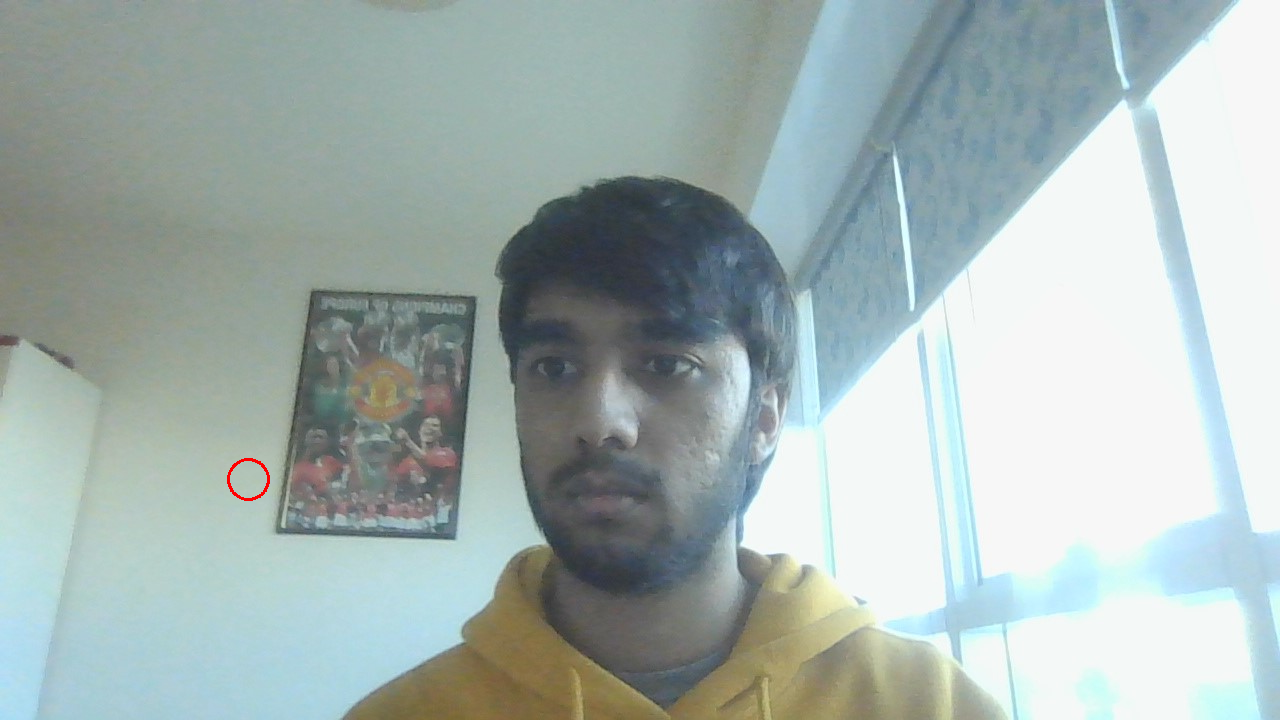
#> input picture test_lol.png, 1280 x 720 px
$ python -i features.py   (imports and definitions only)
#> lines starting #> are read from the running program, lines starting #| are printed output that depends on the picture; after the words box and inside, x2 and y2 are one past the last pixel; in counts of white or black regions, pixels touching at a corner belong together
#> further down, picture is the input picture: shape (720, 1280, 3); mean B, G, R 177.2, 179.4, 165.1
### Scripts/lib.py
import time
import numpy as np


def current_time():
    return int(round(time.time() * 1000))

def crop_image(img, crop):
    return img[crop[1]:crop[1]+crop[3],crop[0]:crop[0]+crop[2],:]


def lerp(a, b, percentage):
    return a + (b-a)*percentage

def length(a, b):
    return ((b[0] - b[1])**2  + (a[0] - a[1])**2) ** (1/2.)

# [25 lines left out: function smooth_outputs, not called in this run]

### Scripts/features.py
import numpy as np
import cv2
from lib import current_time

face_cascade  = cv2.CascadeClassifier(cv2.data.haarcascades + 'haarcascade_frontalface_default.xml')
eye_cascade   = cv2.CascadeClassifier(cv2.data.haarcascades + 'haarcascade_eye.xml')


def faceGridFromFaceRect(frameW, frameH, gridW, gridH, labelFaceX, labelFaceY, labelFaceW, labelFaceH, parameterized):

    scaleX = gridW / frameW
    scaleY = gridH / frameH

    if parameterized:
      labelFaceGrid = np.zeros(4)

    else:
      labelFaceGrid = np.zeros(gridW * gridH)

    grid = np.zeros((gridH, gridW))

    # Use one-based image coordinates.
    xLo = round(labelFaceX * scaleX)
    yLo = round(labelFaceY * scaleY)
    w   = round(labelFaceW * scaleX)
    h   = round(labelFaceH * scaleY)

    if parameterized:
        labelFaceGrid = [xLo, yLo, w, h]

    else:
        xHi = xLo + w
        yHi = yLo + h

        # Clamp the values in the range.
        xLo = int(min(gridW, max(0, xLo)))
        xHi = int(min(gridW, max(0, xHi)))
        yLo = int(min(gridH, max(0, yLo)))
        yHi = int(min(gridH, max(0, yHi)))

        faceLocation           = np.ones((yHi - yLo, xHi - xLo))
        grid[yLo:yHi, xLo:xHi] = faceLocation

        # Flatten the grid.
        grid = np.transpose(grid)
        labelFaceGrid = grid.flatten()

    return labelFaceGrid

def detect_eyes(face, img, gray):

    [x,y,w,h]           = face
    roi_gray            = gray[y:y+h, x:x+w]
    eyes                = eye_cascade.detectMultiScale(roi_gray)
    eyes_sorted_by_size = sorted(eyes, key=lambda x: -x[2])
    largest_eyes        = eyes_sorted_by_size[:2]

    # sort by x position
    largest_eyes.sort(key=lambda x: x[0])

    # offset by face start
    return list(map(lambda eye: [face[0] + eye[0], face[1] + eye[1], eye[2], eye[3]], largest_eyes))

def get_face_grid(face, frameW, frameH, gridSize):
    faceX,faceY,faceW,faceH = face

    return faceGridFromFaceRect(frameW, frameH, gridSize, gridSize, faceX, faceY, faceW, faceH, False)

def extract_image_features(img):

    start_ms                      = current_time()
    gray                          = cv2.cvtColor(img, cv2.COLOR_BGR2GRAY)
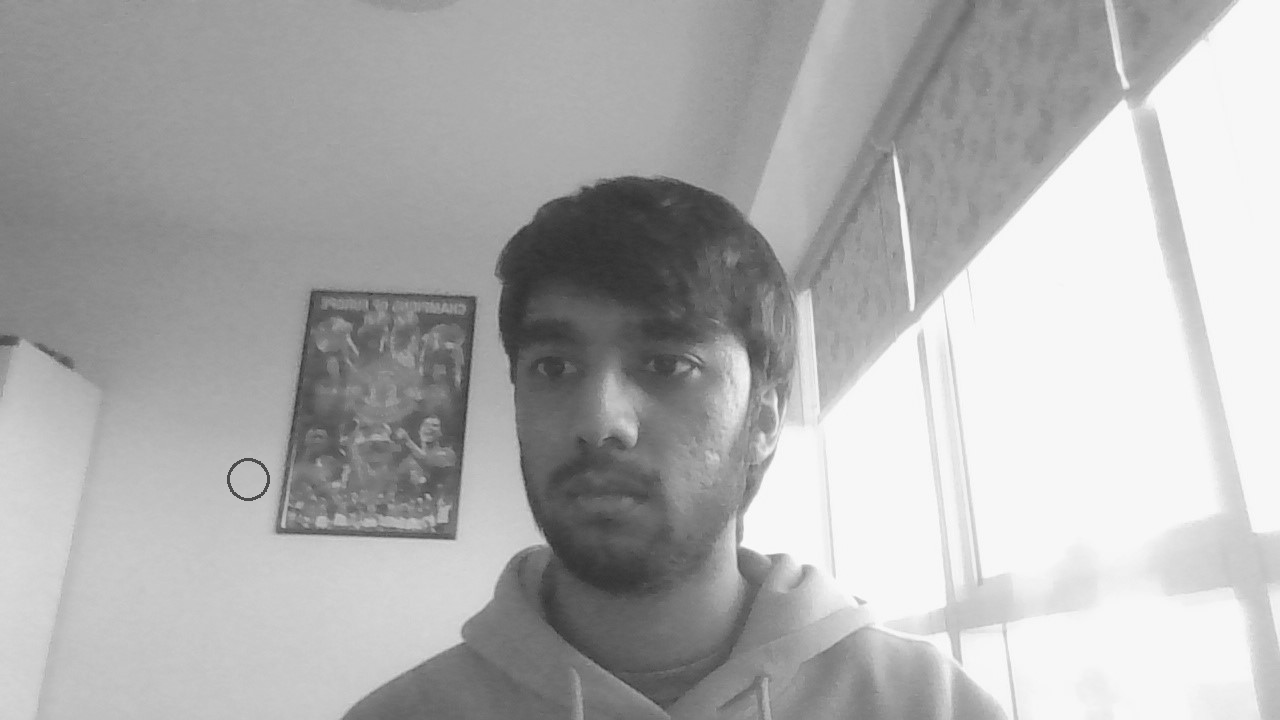
#> gray: shape (720, 1280); min 49, max 255, mean 174.9
    face_detections               = face_cascade.detectMultiScale(gray, 1.3, 5)
#> face_detections = [[472, 259, 293, 293]]
    left_to_right_face_detections = sorted(face_detections, key=lambda detection: detection[0])
#> left_to_right_face_detections = [[472, 259, 293, 293]]
    faces                         = []
    face_features                 = []

    for [x,y,w,h] in left_to_right_face_detections:
        face      = [x, y, w, h]
        eyes      = detect_eyes(face, img, gray)
        face_grid = get_face_grid(face, img.shape[1], img.shape[0], 25)

        faces.append(face)
        face_features.append([eyes, face_grid])
#> this loop made 1 pass
#> (eyes, faceX in get_face_grid, faceY in get_face_grid) on pass 1: ([[519, 330, 73, 73], [641, 335, 64, 64]], 472, 259)
#> pass 1, in detect_eyes, `roi_gray            = gray[y:y+h, x:x+w]`:
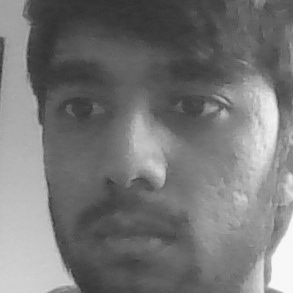
#> roi_gray: shape (293, 293); min 49, max 252, mean 118.5
#> pass 1, in faceGridFromFaceRect, `grid = np.transpose(grid)`:
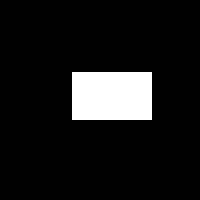
#> grid: shape (25, 25) float64 (shown 8 times larger); values 0 (black) and 1 (white), 9.6% white; 1 white region, box (x1, y1, x2, y2) and area: (9, 9, 19, 15) 60
#> after the loop, face_features = 1 item; faces = [[472, 259, 293, 293]]

    duration_ms = current_time() - start_ms

    return img, faces, face_features

def draw_detected_features(img, faces, face_features):

    for i, face in enumerate(faces):
        [x, y, w, h]    = face
        eyes, face_grid = face_features[i]

        cv2.rectangle(img,(x,y),(x+w,y+h),(255,0,0),2)

        for [ex,ey,ew,eh] in eyes:
            cv2.rectangle(img,(ex,ey),(ex+ew,ey+eh),(0,255,0),2)


gridSize = 25

>>> import cv2
>>> picture = cv2.imread('../test_lol.png')
>>> result = extract_image_features(picture)
